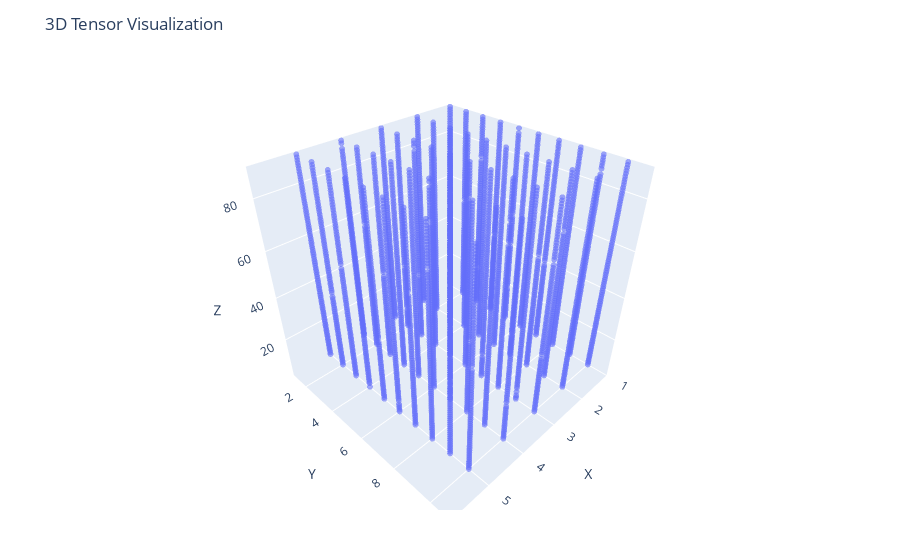

Notebook cell for this chart:
### Markdown cell above
## 1 Tucker decompositions

When given a matrix a key step is to calculate a coordinate change which exposes the most number of all zero columns, rows, or both.  We can think of this in theoretical language (kernels and cokernels) or in computational  ways (left/right null space).  These same concept has been developed for tensors with explorations extending to the 1800's under the name of "radicals" and the later work of Tucker.  Today the term "Tucker decomposition" has become one of the dominate names for this process.

### 1.1 Creating a tensor with a Tucker decomposition

Just as a tall-skinny matrix will have nontrivial left null spaces, and short-wide matrix will have a nontrivial right null space, we can use shape of a tensor to predict some of the sources of radicals, i.e. non-trivial Tucker decomposition.  A tensor of shape $d_1\times d_2\times d_3$ has a nontrivial Tucker decomposition if $d_i d_j < d_k$, in some permutation of $\{i,j,k\}=\{1,2,3\}$.

### Code cell
T = rand(5, 10, 90);

plotTensor(T)

### Figure 1 — Plotly figure (JSON) as saved in the notebook; plotly's stock layout.template omitted (floating-point values rounded to 4 significant figures; data arrays with more than 128 entries replaced by an {"elided": "..."} marker saying what was removed)
{"data": [{"marker": {"opacity": 0.6, "size": 2}, "mode": "markers", "type": "scatter3d", "x": {"elided": "4449 int values"}, "y": {"elided": "4449 int values"}, "z": {"elided": "4449 int values"}}], "layout": {"margin": {"b": 50, "l": 50, "r": 50, "t": 60}, "scene": {"aspectmode": "cube", "xaxis": {"range": [1, 6], "title": "X"}, "yaxis": {"range": [1, 11], "title": "Y"}, "zaxis": {"range": [1, 91], "title": "Z"}}, "title": "3D Tensor Visualization"}}
